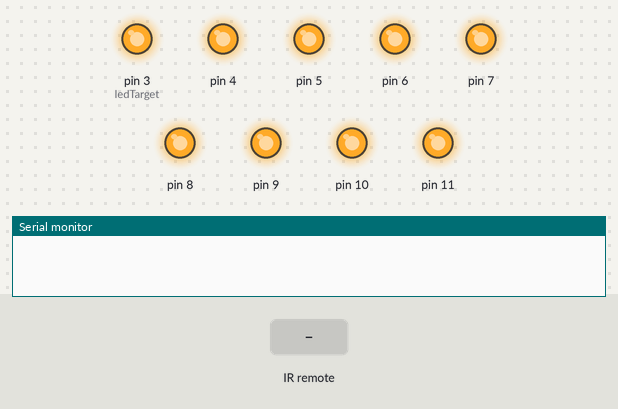
The sketch below on a simulated Arduino Uno, built with avr-gcc and run on an emulated ATmega328P. Parts: output pins drawn as LEDs (lit = HIGH), the last lines printed to the serial monitor. The inputs (shaded band) are chosen by the test bench.

Above: at 1.7 s.
1.8 s: infrared code 0x09 received
At 2.1 s:
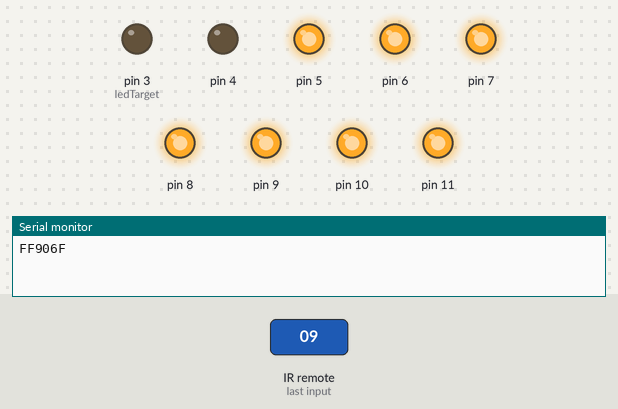
At 8.2 s:
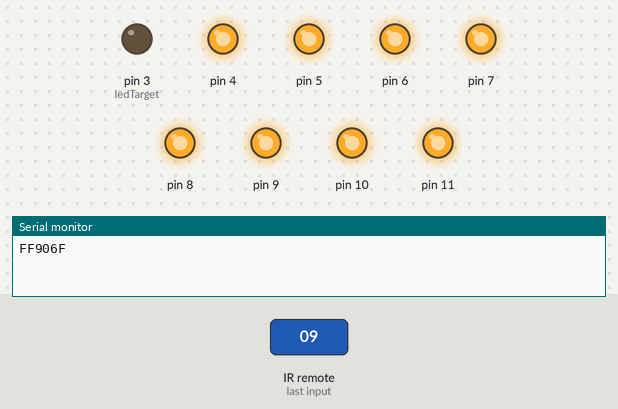
Timing chart, 0 to 11.3 s (numbered marks = the images above; inputs shaded):
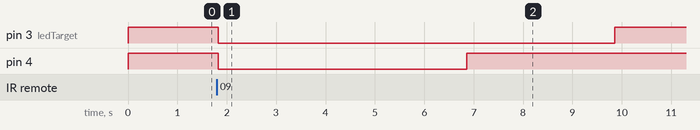

Measured:
- after the input at 1.8 s, pin 3 (ledTarget): HIGH → LOW at once, → HIGH 8.0 s later; pin 4: HIGH → LOW at once, → HIGH 5.0 s later

The sketch:

ir_reciever_8channel_coffin.ino
```cpp
#include <IRremote.h>
int ledTarget = 3; // Target LED
int RECV_PIN = 2; // IR receiver pin
int cycleNum = 1; // Variable for coffin lid shake
int bounceCount = 0; // Variable for bouncing skull in coffin

IRrecv irrecv(RECV_PIN);
decode_results results; // decode_results class is defined in IRremote.h

#include <SoftwareSerial.h> // Audio
#define ARDUINO_RX 13// Should connect to TX of the Serial MP3 Player module
#define ARDUINO_TX 12// Connect to RX of the module
SoftwareSerial mySerial(ARDUINO_RX, ARDUINO_TX);
static int8_t Send_buf[8] = {0} ;

#define CMD_SEL_DEV 0X09
#define DEV_TF 0X02
#define CMD_PLAY_W_INDEX 0X03 //DATA IS REQUIRED (number of song)
#define CMD_PLAY_W_VOL 0X22 //data is needed  0x7E 06 22 00 xx yy EF;(xx volume)(yy number of song)
#define CMD_PLAY 0X0D
#define CMD_PAUSE 0X0E
#define CMD_PREVIOUS 0X02
#define CMD_NEXT 0X01

void setup() {
  mySerial.begin(9600);
  Serial.begin(9600);
  irrecv.enableIRIn(); // Start the receiver
  pinMode(ledTarget, OUTPUT);
  digitalWrite(ledTarget, HIGH); // Turn on Target LED
  pinMode(4, OUTPUT);
  digitalWrite(4, HIGH); // Motor for coffin lid. This prop used an 8 Channel relay. Each channel was set to 'HIGH' to be turned off, 'LOW' for on
  pinMode(5, OUTPUT);
  digitalWrite(5, HIGH);
  pinMode(6, OUTPUT);
  digitalWrite(6, HIGH);
  pinMode(7, OUTPUT);
  digitalWrite(7, HIGH);
  pinMode(8, OUTPUT);
  digitalWrite(8, HIGH);
  pinMode(9, OUTPUT);
  digitalWrite(9, HIGH);
  pinMode(10, OUTPUT);
  digitalWrite(10, HIGH);
  pinMode(11, OUTPUT);
  digitalWrite(11, HIGH);
  delay(500);
  sendCommand(CMD_SEL_DEV, DEV_TF); //selects the SD card for Audio
}

void loop() {
  if (irrecv.decode(&results)) { // Listening for IR signal
    Serial.println(results.value, HEX); // Used for monitoring
    quickPlay(cycleNum);
  }
  delay (50); // Small delay to prevent reading errors

}

int quickPlay(int x) {
  digitalWrite(ledTarget, LOW); // Turn off LED
  if (x == 1) { // First Groan. This prop just had the lid shake for the first three shots. The fourth shot activated a 'disco'. Coffin lid opened, lights, music, etc...
    digitalWrite(4, LOW);
    sendCommand(0x03, 2);
    delay(5000);
    digitalWrite(4, HIGH);
  } else if (x == 2) { // Second Groan
    digitalWrite(4, LOW);
    sendCommand(0x03, 4);
    delay(4000);
    digitalWrite(4, HIGH);
  } else if (x == 3) { // Third Groan
    digitalWrite(4, LOW);
    sendCommand(0x03, 5);
    delay(5000);
    digitalWrite(4, HIGH);
  } else if (x == 4) { // That's it! Lid opens, music play, lights!
    delay(100);
    digitalWrite(5, LOW); // Pneumatic cylinder for coffin lid
    delay(100);
    digitalWrite(6, LOW); // Disco Lights. Battery powered
    delay(100);
    digitalWrite(7, LOW); // Strobes. Battery powered
    delay(100);
    digitalWrite(8, LOW); // Ended up not using
    delay(100);
    digitalWrite(9, LOW); // Ended up not using
    sendCommand(0x03, 1);
    delay(1500);
    while (bounceCount <= 20) { // This controlled another pneumatic cylinder that made a skull bounce up and down (almost in time with the music)
      digitalWrite(10, LOW);
      delay(220);
      digitalWrite(10, HIGH);
      delay(220);
      bounceCount++;
    }
    bounceCount = 0;
    digitalWrite(5, HIGH); // Turn off all relays
    digitalWrite(6, HIGH);
    digitalWrite(7, HIGH);
    digitalWrite(8, HIGH);
    digitalWrite(9, HIGH);
    cycleNum = 0;
  }

  delay(3000); // Delay for prop goes active again
  irrecv.resume();
  cycleNum++; // After 3rd shot, coffin plays 'Disco'
  digitalWrite(ledTarget, HIGH); // Turn on Target LED
}

void sendCommand(int8_t command, int16_t dat)
{
  delay(20);
  Send_buf[0] = 0x7e; //starting byte
  Send_buf[1] = 0xff; //version
  Send_buf[2] = 0x06; //the number of bytes of the command without starting byte and ending byte
  Send_buf[3] = command; //
  Send_buf[4] = 0x00;//0x00 = no feedback, 0x01 = feedback
  Send_buf[5] = (int8_t)(dat >> 8);//datah
  Send_buf[6] = (int8_t)(dat); //datal
  Send_buf[7] = 0xef; //ending byte
  for (uint8_t i = 0; i < 8; i++) //
  {
    mySerial.write(Send_buf[i]) ;
  }
}
```
